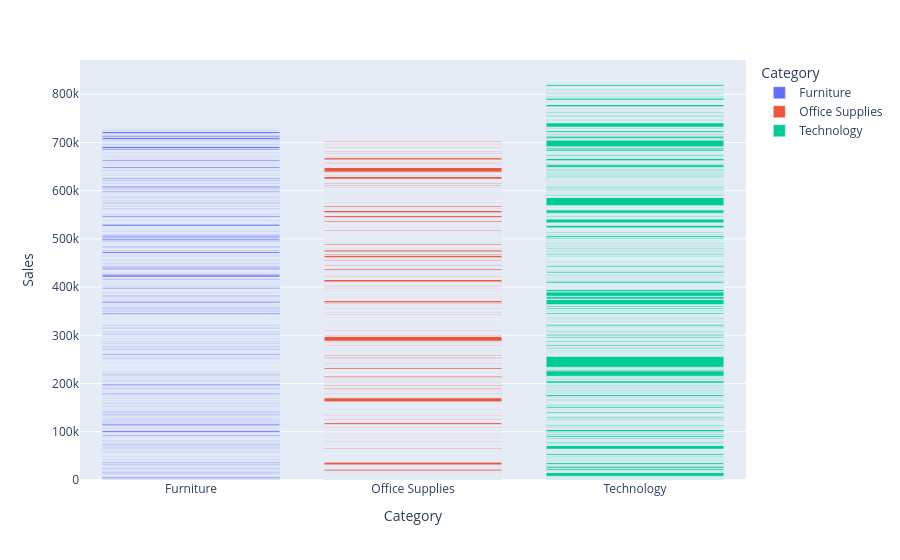

The cell this chart's notebook holds for it:
### Code cell
fig = px.bar(data, x='Category', y='Sales', color='Category')
fig.show()

### Figure 1 — Plotly figure (JSON) as saved in the notebook; plotly's stock layout.template omitted (floating-point values rounded to 4 significant figures; data arrays with more than 128 entries replaced by an {"elided": "..."} marker saying what was removed)
{"data": [{"hovertemplate": "Category=%{x}<br>Sales=%{y}<extra></extra>", "legendgroup": "Furniture", "marker": {"color": "#636efa", "pattern": {"shape": ""}}, "name": "Furniture", "orientation": "v", "showlegend": true, "textposition": "auto", "type": "bar", "x": {"elided": "2078 str values"}, "xaxis": "x", "y": {"elided": "2078 float values"}, "yaxis": "y"}, {"hovertemplate": "Category=%{x}<br>Sales=%{y}<extra></extra>", "legendgroup": "Office Supplies", "marker": {"color": "#EF553B", "pattern": {"shape": ""}}, "name": "Office Supplies", "orientation": "v", "showlegend": true, "textposition": "auto", "type": "bar", "x": {"elided": "5909 str values"}, "xaxis": "x", "y": {"elided": "5909 float values"}, "yaxis": "y"}, {"hovertemplate": "Category=%{x}<br>Sales=%{y}<extra></extra>", "legendgroup": "Technology", "marker": {"color": "#00cc96", "pattern": {"shape": ""}}, "name": "Technology", "orientation": "v", "showlegend": true, "textposition": "auto", "type": "bar", "x": {"elided": "1813 str values"}, "xaxis": "x", "y": {"elided": "1813 float values"}, "yaxis": "y"}], "layout": {"barmode": "relative", "legend": {"title": {"text": "Category"}, "tracegroupgap": 0}, "margin": {"t": 60}, "xaxis": {"anchor": "y", "categoryarray": ["Furniture", "Office Supplies", "Technology"], "categoryorder": "array", "domain": [0, 1], "title": {"text": "Category"}}, "yaxis": {"anchor": "x", "domain": [0, 1], "title": {"text": "Sales"}}}}
